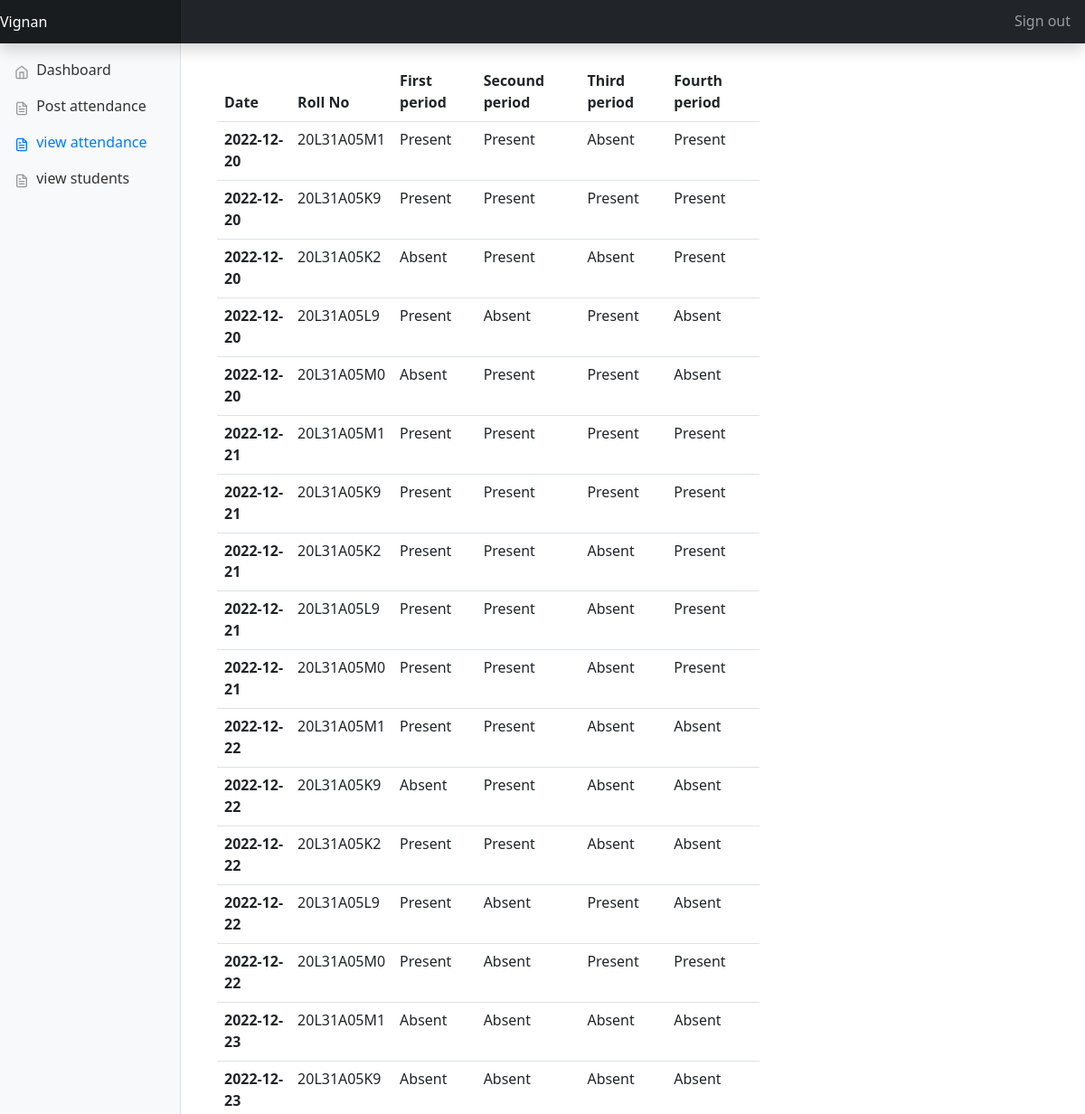
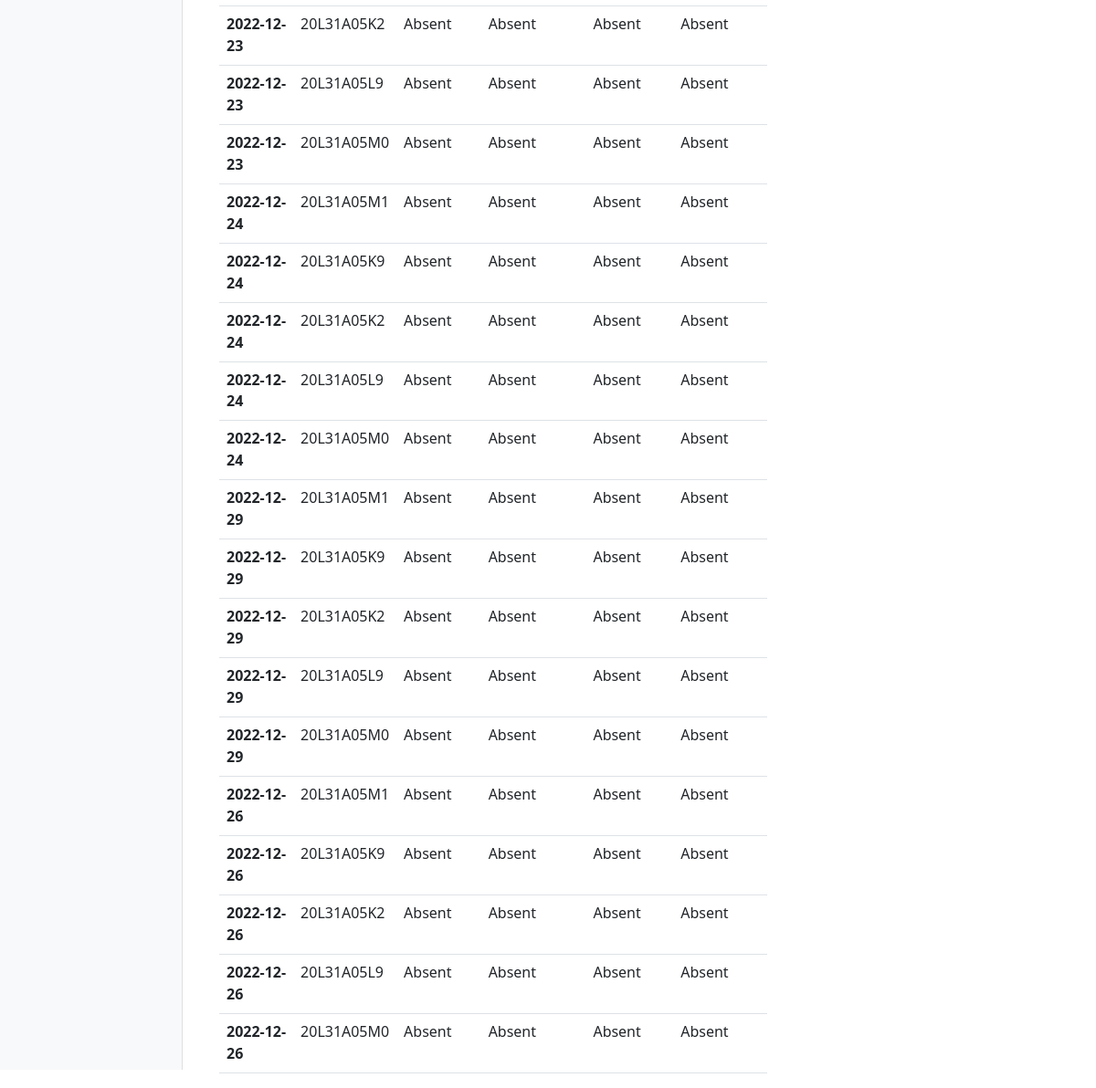
The page /faculty/allattendence.php (signed in) on the database its author committed (2 pictures, top to bottom).
### tables this page shows
CREATE TABLE `attendence` (
  `sno` int(200) NOT NULL,
  `id` varchar(100) NOT NULL,
  `date` date NOT NULL,
  `first` varchar(10) NOT NULL,
  `secound` varchar(10) NOT NULL,
  `third` varchar(10) NOT NULL,
  `fourth` varchar(10) NOT NULL
);

### faculty/allattendence.php (the view, shortened to what this page needs)
<!doctype html>
<html lang="en">
  <head>
    <link href="https://cdn.jsdelivr.net/npm/bootstrap@5.2.3/dist/css/bootstrap.min.css" rel="stylesheet"
>
    <link href="../../dist/css/bootstrap.min.css" rel="stylesheet">
    <link href="../dashboard1.css" rel="stylesheet">
  </head>
  <body>
    <nav class="navbar navbar-dark fixed-top bg-dark flex-md-nowrap p-0 shadow">
      <a class="navbar-brand col-sm-3 col-md-2 mr-0" href="./facultydash.php">Vignan</a>
      <ul class="navbar-nav px-3">
        <li class="nav-item text-nowrap">
          <a class="nav-link" href="../index.html">Sign out</a>
        </li>
      </ul>
    </nav>
    <div class="container-fluid">
      <div class="row">
        <nav class="col-md-2 d-none d-md-block bg-light sidebar">
          <div class="sidebar-sticky">
            <ul class="nav flex-column">
              <li class="nav-item">
                <a class="nav-link " href="./facultydash.php">
                  <span data-feather="home"></span>
                  Dashboard
                </a>
              </li>
              <li class="nav-item">
                <a class="nav-link" href="Postattendence.php">
                  <span data-feather="file-text"></span>
                  Post attendance
                </a>
              </li>
              <li class="nav-item">
                <a class="nav-link active" href="allattendence.php">
                  <span data-feather="file-text"></span>
                  view attendance
                </a>
              </li>
              <li class="nav-item">
                <a class="nav-link" href="allstudents.php">
                  <span data-feather="file-text"></span>
                  view students
                </a>
              </li>
            </ul>
          </div>
        </nav>
        <br><br><br>
        <nav class="col-md-6 asidebar">
              <div class="row">
              <center>
              <table class="table table-hover">
                  <thead class="thead-dark" >
                    <tr>
                      <th scope="col">Date</th>
                      <th scope="col">Roll No</th>
                      <th scope="col">First period</th>
                      <th scope="col">Secound period</th>
                      <th scope="col">Third period</th>
                      <th scope="col">Fourth period</th>
                    </tr>
                  </thead>
                  <tbody>
                    <?php
                      $res=mysqli_query($link,"select * from attendence");
                      while($row=mysqli_fetch_array($res)){
                          ?>
                          <tr>
                              <th scope="row"><?php echo $row['date']; ?></th>
                              <td><?php echo $row['id']; ?></td>
                              <td><?php
                              if ($row['first']=='P'){
                                echo 'Present';
                                }
                              else {
                                echo 'Absent';
                                }
                                ?></td>
                              <td><?php
                              if ($row['secound']=='P'){
                                echo 'Present';
                                }
                              else {
                                echo 'Absent';
                                }
                                ?></td>
                              <td><?php
                              if ($row['third']=='P'){
                                echo 'Present';
                                }
                              else {
                                echo 'Absent';
                                }
                                ?></td>
                              <td><?php
                              if ($row['fourth']=='P'){
                                echo 'Present';
                                }
                              else {
                                echo 'Absent';
                                }
                                ?></td>
                          </tr>
                          <?php
                      }
                      ?>
                  </tbody>
                </table>
                    </center>
              </div>
        </nav>
      </div>
    </div>
  </body>
</html>

### dashboard1.css (style rules this page uses)
body { font-size: .999rem; }
.feather { width: 16px; height: 16px; vertical-align: text-bottom; }
.sidebar { top: 0; bottom: 0; left: 0; z-index: 100; padding: 50px 0 0; padding-right: 10px; box-shadow: inset -1px 0 0 rgba(0, 0, 0, .1); }
.asidebar { position: relative; top: 20px; left: 40px; z-index: 100; padding: 50px 0 0; }
.sidebar-sticky { position: relative; top: 0; height: calc(100vh - 48px); padding-top: .5rem; overflow-x: hidden; overflow-y: auto; }
.sidebar .nav-link { font-weight: 500; color: #333; }
.sidebar .nav-link .feather { margin-right: 4px; color: #999; }
.sidebar .nav-link.active { color: #007bff; }
.sidebar .nav-link:hover .feather, .sidebar .nav-link.active .feather { color: inherit; }
.navbar-brand { padding-top: .75rem; padding-bottom: .75rem; font-size: 1rem; background-color: rgba(0, 0, 0, .25); box-shadow: inset -1px 0 0 rgba(0, 0, 0, .25); }

### rows shown on the page
attendence: date "2022-12-20", id "20L31A05M1", first "Present", secound "Present", third "Absent", fourth "Present"
attendence: date "2022-12-20", id "20L31A05K9", first "Present", secound "Present", third "Present", fourth "Present"
attendence: date "2022-12-20", id "20L31A05K2", first "Absent", secound "Present", third "Absent", fourth "Present"
attendence: date "2022-12-20", id "20L31A05L9", first "Present", secound "Absent", third "Present", fourth "Absent"
attendence: date "2022-12-20", id "20L31A05M0", first "Absent", secound "Present", third "Present", fourth "Absent"
attendence: date "2022-12-21", id "20L31A05M1", first "Present", secound "Present", third "Present", fourth "Present"
attendence: date "2022-12-21", id "20L31A05K9", first "Present", secound "Present", third "Present", fourth "Present"
attendence: date "2022-12-21", id "20L31A05K2", first "Present", secound "Present", third "Absent", fourth "Present"
attendence: date "2022-12-21", id "20L31A05L9", first "Present", secound "Present", third "Absent", fourth "Present"
attendence: date "2022-12-21", id "20L31A05M0", first "Present", secound "Present", third "Absent", fourth "Present"
attendence: date "2022-12-22", id "20L31A05M1", first "Present", secound "Present", third "Absent", fourth "Absent"
attendence: date "2022-12-22", id "20L31A05K9", first "Absent", secound "Present", third "Absent", fourth "Absent"
attendence: date "2022-12-22", id "20L31A05K2", first "Present", secound "Present", third "Absent", fourth "Absent"
attendence: date "2022-12-22", id "20L31A05L9", first "Present", secound "Absent", third "Present", fourth "Absent"
attendence: date "2022-12-22", id "20L31A05M0", first "Present", secound "Absent", third "Present", fourth "Present"
attendence: date "2022-12-23", id "20L31A05M1", first "Absent", secound "Absent", third "Absent", fourth "Absent"
attendence: date "2022-12-23", id "20L31A05K9", first "Absent", secound "Absent", third "Absent", fourth "Absent"
attendence: date "2022-12-23", id "20L31A05K2", first "Absent", secound "Absent", third "Absent", fourth "Absent"
attendence: date "2022-12-23", id "20L31A05L9", first "Absent", secound "Absent", third "Absent", fourth "Absent"
attendence: date "2022-12-23", id "20L31A05M0", first "Absent", secound "Absent", third "Absent", fourth "Absent"
attendence: date "2022-12-24", id "20L31A05M1", first "Absent", secound "Absent", third "Absent", fourth "Absent"
attendence: date "2022-12-24", id "20L31A05K9", first "Absent", secound "Absent", third "Absent", fourth "Absent"
attendence: date "2022-12-24", id "20L31A05K2", first "Absent", secound "Absent", third "Absent", fourth "Absent"
attendence: date "2022-12-24", id "20L31A05L9", first "Absent", secound "Absent", third "Absent", fourth "Absent"
attendence: date "2022-12-24", id "20L31A05M0", first "Absent", secound "Absent", third "Absent", fourth "Absent"
attendence: date "2022-12-29", id "20L31A05M1", first "Absent", secound "Absent", third "Absent", fourth "Absent"
attendence: date "2022-12-29", id "20L31A05K9", first "Absent", secound "Absent", third "Absent", fourth "Absent"
attendence: date "2022-12-29", id "20L31A05K2", first "Absent", secound "Absent", third "Absent", fourth "Absent"
attendence: date "2022-12-29", id "20L31A05L9", first "Absent", secound "Absent", third "Absent", fourth "Absent"
attendence: date "2022-12-29", id "20L31A05M0", first "Absent", secound "Absent", third "Absent", fourth "Absent"
attendence: date "2022-12-26", id "20L31A05M1", first "Absent", secound "Absent", third "Absent", fourth "Absent"
attendence: date "2022-12-26", id "20L31A05K9", first "Absent", secound "Absent", third "Absent", fourth "Absent"
attendence: date "2022-12-26", id "20L31A05K2", first "Absent", secound "Absent", third "Absent", fourth "Absent"
attendence: date "2022-12-26", id "20L31A05L9", first "Absent", secound "Absent", third "Absent", fourth "Absent"
attendence: date "2022-12-26", id "20L31A05M0", first "Absent", secound "Absent", third "Absent", fourth "Absent"
